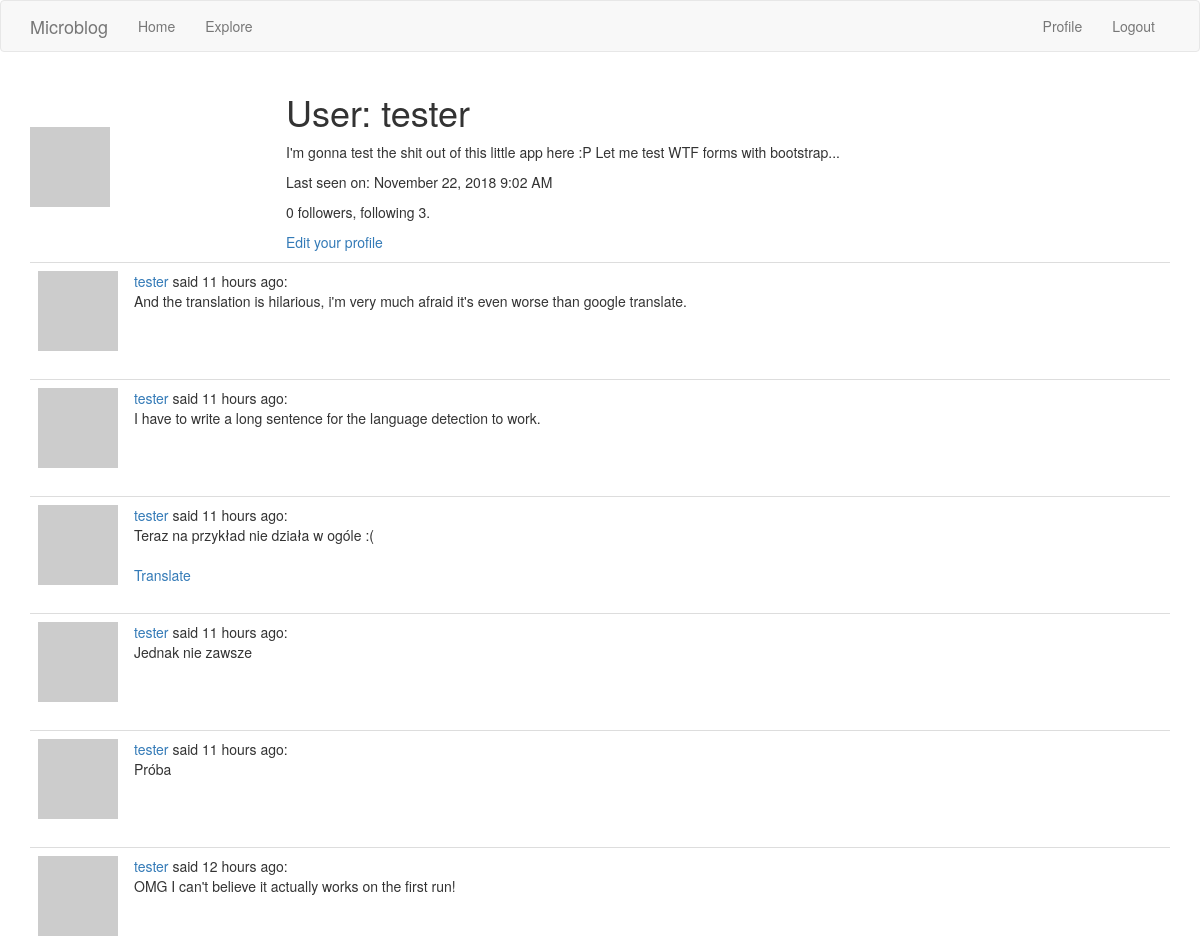
Before: /user/tester (signed in, upper part) with the older database file.
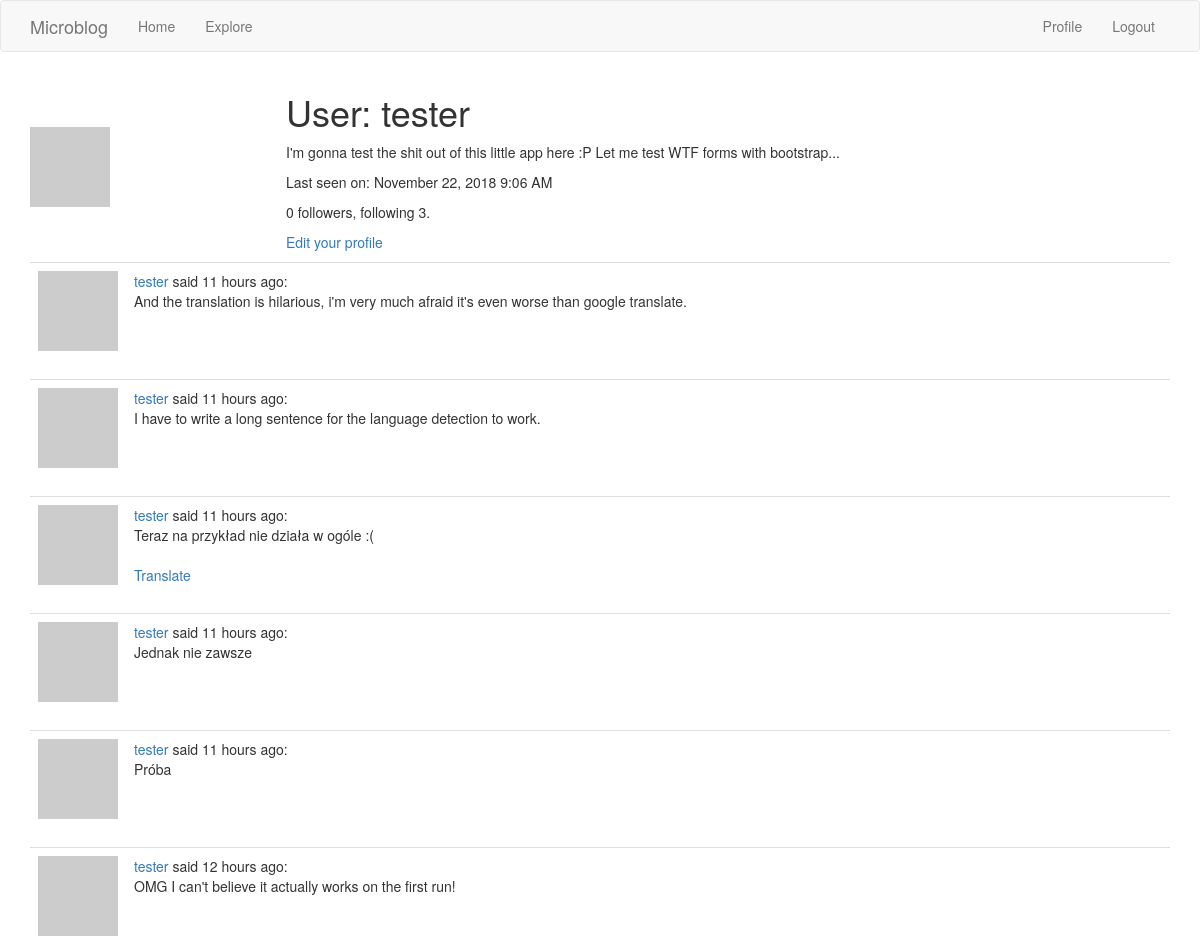
After: the same page with the newer database file.
### app/models.py (models this page shows, shortened)
class User(UserMixin, db.Model):
    id = db.Column(db.Integer, primary_key=True)
    username = db.Column(db.String(64), index=True, unique=True)
    email = db.Column(db.String(120), index=True, unique=True)
    password_hash = db.Column(db.String(128))
    about_me = db.Column(db.String(140))
    last_seen = db.Column(db.DateTime, default=datetime.utcnow)
    posts = db.relationship('Post', backref='author', lazy='dynamic')
    followed = db.relationship(
        'User', secondary=followers,
        primaryjoin=(followers.c.follower_id == id),
        secondaryjoin=(followers.c.followed_id == id),
        backref=db.backref('followers', lazy='dynamic'), lazy='dynamic')
    def avatar(self, size):
        digest = md5(self.email.lower().encode('utf-8')).hexdigest()
        return 'https://www.gravatar.com/avatar/{}?d=retro&s={}'.format(
            digest, size)

### app/main/routes.py (the view)
@app.route('/user/<username>')
@login_required
def user(username):
    user = User.query.filter_by(username=username).first_or_404()
    page = request.args.get('page', 1, type=int)
    posts = user.posts.order_by(Post.timestamp.desc()).paginate(
        page, app.config['POSTS_PER_PAGE'], False)
    next_url = url_for('user', username=user.username, page=posts.next_num) \
        if posts.has_next else None
    prev_url = url_for('user', username=user.username, page=posts.prev_num) \
        if posts.has_prev else None
    return render_template('user.html', user=user, posts=posts.items,
                           prev_url=prev_url, next_url=next_url)

### app/main/routes.py (called while the page is built)
@app.before_request
def before_request():
    if current_user.is_authenticated:
        current_user.last_seen = datetime.utcnow()
        db.session.commit()
    g.locale = str(get_locale())

### app/models.py (called while the page is built)
@login.user_loader
def load_user(id):
    return User.query.get(int(id))

### app/main/templates/user.html (shortened to what this page needs)
{% extends "base.html" %}
{% block app_content %}
  <table class="tabe table-hover">
    <tr>
      <td width="256px"><img src="{{ user.avatar(256) }}"></td>
      <td>
        <h1>{{ _('User:') }} {{ user.username }}</h1>
        {% if user.about_me %}
          <p>{{ user.about_me }}</p>
        {% endif %}
        {% if user.last_seen %}
          <p>{{ _('Last seen on:') }} {{ moment(user.last_seen).format('LLL') }}</p>
        {% endif %}
        <p>{{ user.followers.count() }} {{ _('followers, following') }} {{ user.followed.count() }}.</p>
        {% if user == current_user %}
          <p><a href="{{ url_for('edit_profile') }}">{{ _('Edit your profile') }}</a></p>
        {% elif not current_user.is_following(user) %}
          <p><a href="{{ url_for('follow', username=user.username) }}">{{ _('Follow') }}</a></p>
        {% else %}
          <p><a href="{{ url_for('unfollow', username=user.username) }}">{{ _('Unfollow') }}</a></p>
        {% endif %}
      </td>
    </tr>
  </table>
  {% for post in posts %}
    {% include '_post.html' %}
  {% endfor %}
{% endblock %}

Changed rows visible on the page:
changed User "tester": last_seen "November 22, 2018 9:02 AM" → "November 22, 2018 9:06 AM"
